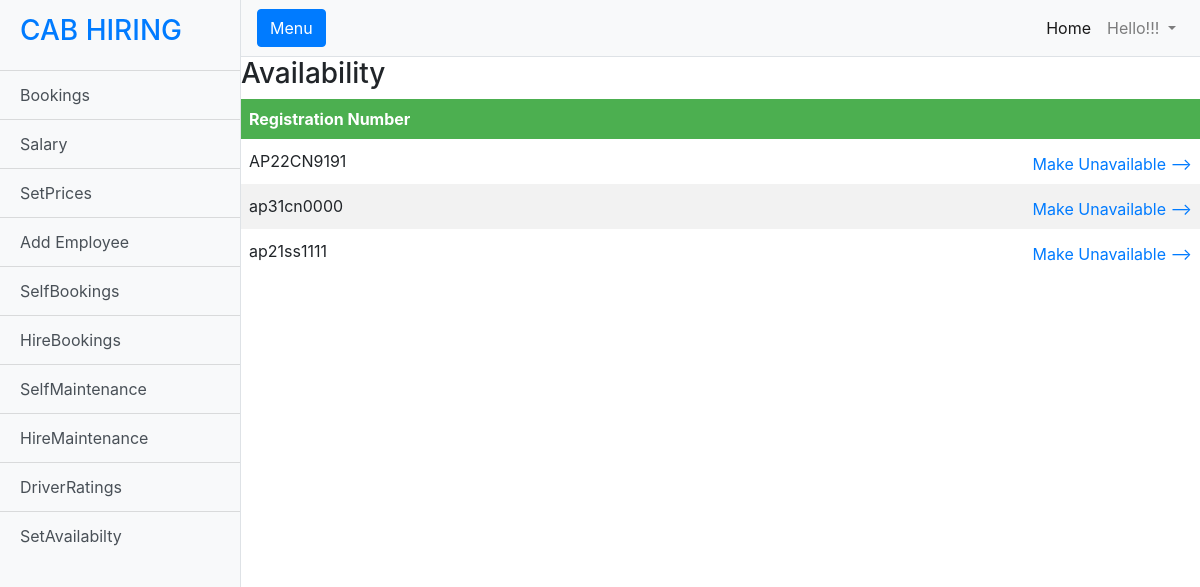
Page /supervisor/checkavailability/ (signed in) on the earlier database version.
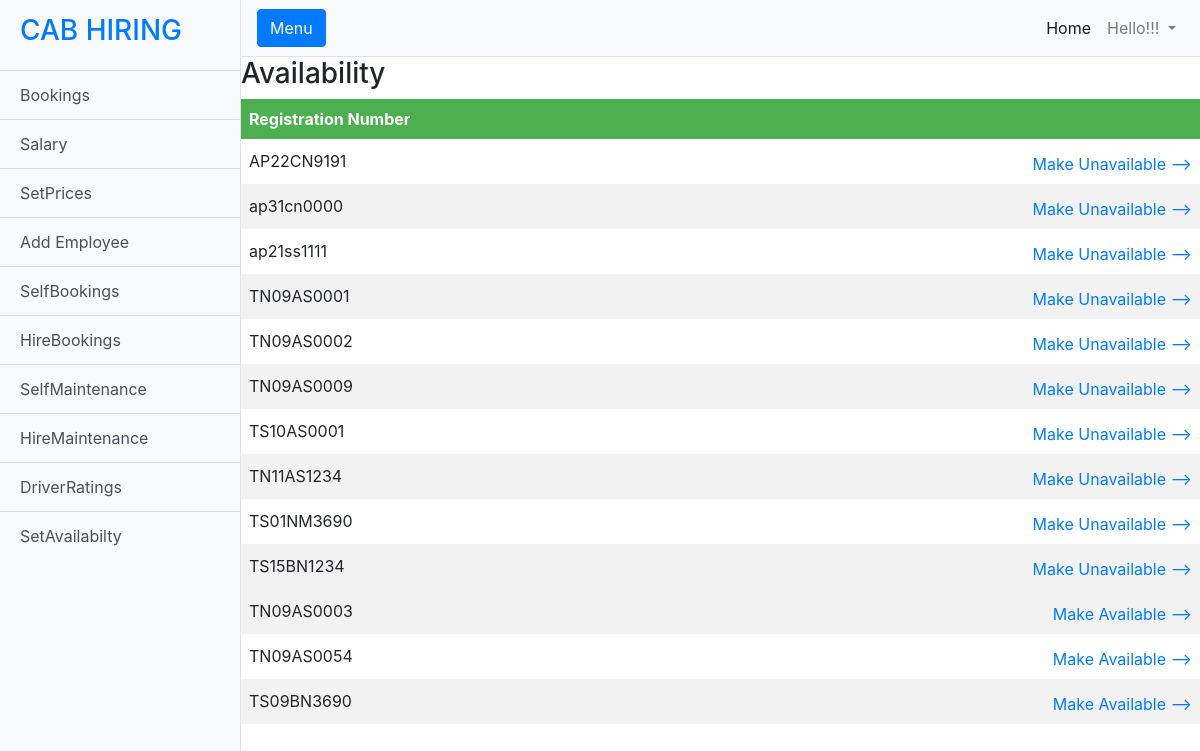
Same page on the later database version.
### hiring/models.py (models this page shows)
class HiredCar(models.Model):
    HcarRegistration=models.CharField(max_length=10,primary_key=True,default='AP37CJ2900')
    CarCompany=models.CharField(max_length=30,default="maruti")
    CarName=models.CharField(max_length=30)
    CarCapacity=models.IntegerField();
    Cartype=models.CharField(max_length=10)
    CarDescription=models.CharField(max_length=300,default='')
    image=models.URLField(max_length=500, blank=True, default='')
    status=models.IntegerField(default=0)
    Costperkilometer=models.IntegerField(default=0)
    availability=models.CharField(default="yes",max_length=4)

### supervisor/views.py (the view)
# urls.py: path('checkavailability/',views.checkavailability,name='checkavailability'),
@login_required
def checkavailability(request):
    a=HiredCar.objects.filter(availability="yes")
    b=HiredCar.objects.filter(availability="no")
    return render(request,'checkavailability.html',{'a':a,'b':b})

### templates/checkavailability.html (shortened to what this page needs)
{% include 'adminbase.html' %}
<h3>Availability</h3>
</head>
<body>
<table>
  <tr>
    <th>Registration Number</th>
    <th></th>
  </tr>
</table>
 <table>
  {% for i in a %}
  <tr>
    <td>{{i.HcarRegistration}}</td>
     <td><a href="{% url 'setavailability' i.HcarRegistration%}" style="float: right;margin-top: 5px;">Make Unavailable --></a></td>
  </tr>
  {% endfor %}
  {% for i in b %}
  <tr>
    <td>{{i.HcarRegistration}}</td>
  <td><a href="{% url 'setavailability' i.HcarRegistration%}" style="float: right;margin-top: 5px;">Make Available  --></a></td>
  </tr>
  {% endfor %}
</table>
{% include 'footer.html' %}

Differences in the rows shown:
added HiredCar: HcarRegistration "TN09AS0001", shown under "Availability"
added HiredCar: HcarRegistration "TN09AS0002", shown under "Availability"
added HiredCar: HcarRegistration "TN09AS0009", shown under "Availability"
added HiredCar: HcarRegistration "TS10AS0001", shown under "Availability"
added HiredCar: HcarRegistration "TN11AS1234", shown under "Availability"
added HiredCar: HcarRegistration "TS01NM3690", shown under "Availability"
added HiredCar: HcarRegistration "TS15BN1234", shown under "Availability"
added HiredCar: HcarRegistration "TN09AS0003"
added HiredCar: HcarRegistration "TN09AS0054"
added HiredCar: HcarRegistration "TS09BN3690"
